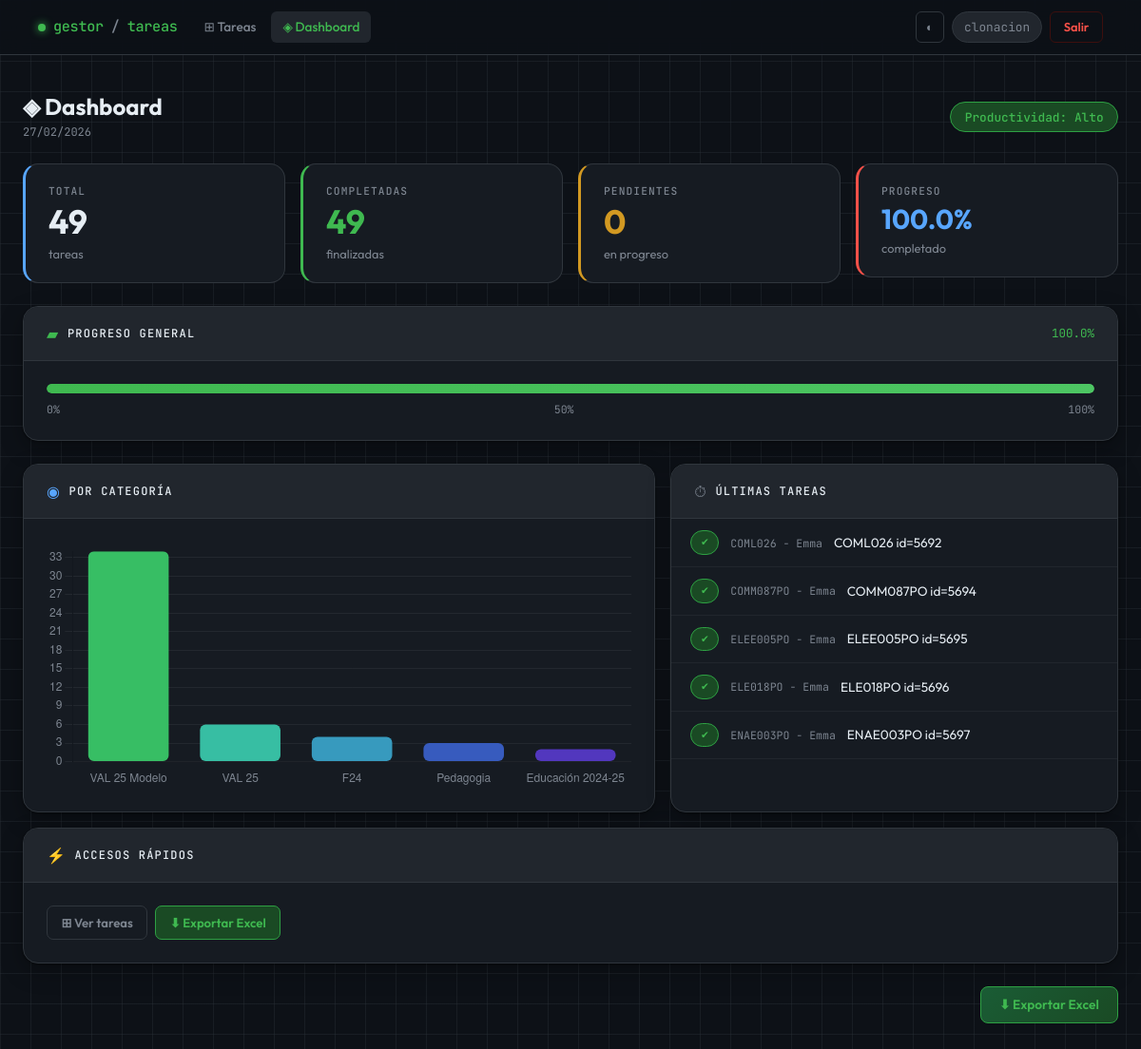
The app's page /dashboard (signed in) with its own data.
### tables this page shows
CREATE TABLE tareas (
            id INTEGER PRIMARY KEY AUTOINCREMENT,
            descripcion TEXT NOT NULL,
            categoria TEXT,
            fecha TEXT,
            completada INTEGER DEFAULT 0,
            codigo TEXT,
            usuario_id INTEGER,
            FOREIGN KEY (usuario_id) REFERENCES usuarios(id)
        );

### app_web.py (the view)
@app.route("/dashboard")
@login_required
def dashboard():
    user_id = session.get("user_id")
    es_admin = session.get("es_admin")
    conn = get_connection()
    cursor = conn.cursor()
    if es_admin == 1:
        filtro = ""
        params = ()
    else:
        filtro = "WHERE usuario_id = ?"
        params = (user_id,)
    cursor.execute(f"""
        SELECT
            COUNT(*) as total,
            SUM(CASE WHEN completada = 1 THEN 1 ELSE 0 END) as completadas
        FROM tareas
        {filtro}
    """, params)
    stats = cursor.fetchone()
    total = stats["total"] or 0
    completadas = stats["completadas"] or 0
    pendientes = total - completadas
    porcentaje = round((completadas / total) * 100, 1) if total > 0 else 0
    if porcentaje > 70:
        nivel, color_nivel = "Alto", "success"
    elif porcentaje > 40:
        nivel, color_nivel = "Medio", "warning"
    else:
        nivel, color_nivel = "Bajo", "danger"
    cursor.execute(f"""
        SELECT * FROM tareas
        {filtro}
        ORDER BY id DESC
        LIMIT 5
    """, params)
    ultimas_tareas = cursor.fetchall()
    cursor.execute(f"""
        SELECT categoria, COUNT(*) as cantidad
        FROM tareas
        {filtro}
        GROUP BY categoria
        ORDER BY cantidad DESC
    """, params)
    datos_categorias = cursor.fetchall()
    categorias = [fila["categoria"] if fila["categoria"] else "General" for fila in datos_categorias]
    cantidades = [fila["cantidad"] for fila in datos_categorias]
    fecha_actual = datetime.now().strftime("%d/%m/%Y")
    conn.close()
    return render_template("dashboard.html",
                           total=total,
                           completadas=completadas,
                           pendientes=pendientes,
                           porcentaje=porcentaje,
                           nivel=nivel,
                           color_nivel=color_nivel,
                           fecha_actual=fecha_actual,
                           ultimas_tareas=ultimas_tareas,
                           categorias=categorias,
                           cantidades=cantidades)

### app_web.py (called while the page is built)
def get_connection():
    conn = sqlite3.connect(DB_NAME)
    conn.row_factory = sqlite3.Row
    return conn

def login_required(f):
    @wraps(f)
    def decorated_function(*args, **kwargs):
        if "user_id" not in session:
            return redirect(url_for("login"))
        return f(*args, **kwargs)
    return decorated_function

### templates/dashboard.html (shortened to what this page needs)
{% extends "base.html" %}
{% block content %}
<div class="d-flex align-items-center justify-content-between mb-4 flex-wrap gap-2">
  <div>
    <h4 style="font-weight:700; margin:0;">◈ Dashboard</h4>
    <div style="font-family:var(--mono); font-size:.75rem; color:var(--text-muted); margin-top:.2rem;">
      {{ fecha_actual }}
    </div>
  </div>
  <span class="badge-g badge-{{ 'done' if color_nivel=='success' else ('pending' if color_nivel=='warning' else 'cat') }}"
        style="font-size:.8rem; padding:.35rem .9rem;">
    Productividad: {{ nivel }}
  </span>
</div>
<div class="row g-3 mb-4">
  <div class="col-6 col-md-3">
    <div class="stat-card blue">
      <div class="stat-label">Total</div>
      <div class="stat-value">{{ total }}</div>
      <div style="font-size:.8rem; color:var(--text-muted);">tareas</div>
    </div>
  </div>
  <div class="col-6 col-md-3">
    <div class="stat-card green">
      <div class="stat-label">Completadas</div>
      <div class="stat-value" style="color:var(--accent);">{{ completadas }}</div>
      <div style="font-size:.8rem; color:var(--text-muted);">finalizadas</div>
    </div>
  </div>
  <div class="col-6 col-md-3">
    <div class="stat-card amber">
      <div class="stat-label">Pendientes</div>
      <div class="stat-value" style="color:var(--amber);">{{ pendientes }}</div>
      <div style="font-size:.8rem; color:var(--text-muted);">en progreso</div>
    </div>
  </div>
  <div class="col-6 col-md-3">
    <div class="stat-card red">
      <div class="stat-label">Progreso</div>
      <div class="stat-value" style="color:var(--blue); font-size:1.8rem;">{{ porcentaje }}%</div>
      <div style="font-size:.8rem; color:var(--text-muted);">completado</div>
    </div>
  </div>
</div>
<div class="gcard mb-4">
  <div class="gcard-header">
    <span style="color:var(--accent)">▰</span>
    <span class="gcard-title">Progreso general</span>
    <span style="margin-left:auto; font-family:var(--mono); font-size:.78rem; color:var(--accent);">
      {{ porcentaje }}%
    </span>
  </div>
  <div class="gcard-body">
    <div style="height:10px; background:var(--bg3); border-radius:99px; overflow:hidden;">
      <div style="height:100%; width:{{ porcentaje }}%; background:linear-gradient(90deg,var(--accent),#4dc663);
                  border-radius:99px; transition:width 1s ease;"></div>
    </div>
    <div class="d-flex justify-content-between mt-2" style="font-family:var(--mono); font-size:.72rem; color:var(--text-muted);">
      <span>0%</span><span>50%</span><span>100%</span>
    </div>
  </div>
</div>
<div class="row g-3">
  <div class="col-lg-7">
    <div class="gcard h-100">
      <div class="gcard-header">
        <span style="color:var(--blue)">◉</span>
        <span class="gcard-title">Por categoría</span>
      </div>
      <div class="gcard-body">
        <canvas id="chartCat" style="max-height:260px;"></canvas>
      </div>
    </div>
  </div>
  <div class="col-lg-5">
    <div class="gcard h-100">
      <div class="gcard-header">
        <span style="color:var(--text-muted)">⏱</span>
        <span class="gcard-title">Últimas tareas</span>
      </div>
      <div class="gcard-body p-0">
        <ul style="list-style:none; margin:0; padding:0;">
          {% for t in ultimas_tareas %}
          <li style="display:flex; align-items:center; gap:.75rem;
                     padding:.75rem 1.25rem; border-bottom:1px solid var(--border-soft);">
            {% if t[4]==1 %}
              <span class="badge-g badge-done" style="flex-shrink:0; font-size:.65rem;">✔</span>
            {% else %}
              <span class="badge-g badge-pending" style="flex-shrink:0; font-size:.65rem;">●</span>
            {% endif %}
            <span style="font-family:var(--mono); font-size:.72rem; color:var(--text-muted); flex-shrink:0;">
              {{ t[5] if t[5] else '—' }}
            </span>
            <span style="font-size:.85rem; overflow:hidden; text-overflow:ellipsis; white-space:nowrap;">
              {{ t[1] }}
            </span>
          </li>
          {% else %}
          <li style="padding:2rem; text-align:center; color:var(--text-muted); font-size:.85rem;">
            Sin tareas recientes.
          </li>
          {% endfor %}
        </ul>
      </div>
    </div>
  </div>
</div>
<div class="gcard mt-3">
  <div class="gcard-header">
    <span style="color:var(--text-muted)">⚡</span>
    <span class="gcard-title">Accesos rápidos</span>
  </div>
  <div class="gcard-body">
    <div class="d-flex flex-wrap gap-2">
      <a href="/" class="btn btn-g-ghost">⊞ Ver tareas</a>
      <a href="/exportar" class="btn btn-g-success">⬇ Exportar Excel</a>
    </div>
  </div>
</div>
{% endblock %}
{% block scripts %}
<script>
  const cats  = {{ categorias | tojson }};
  const cnts  = {{ cantidades | tojson }};
  const isLight = document.body.classList.contains('light');
  const gridColor = isLight ? 'rgba(0,0,0,.08)' : 'rgba(255,255,255,.06)';
  const textColor = isLight ? '#636c76' : '#7d8590';
  new Chart(document.getElementById('chartCat'), {
    type: 'bar',
    data: {
      labels: cats,
      datasets: [{
        label: 'Tareas',
        data: cnts,
        backgroundColor: cats.map((_,i)=>`hsl(${140 + i*28},55%,${isLight?38:48}%)`),
        borderRadius: 6,
        borderSkipped: false,
      }]
    },
    options: {
      responsive: true,
      plugins: {
        legend: { display: false },
        tooltip: {
          backgroundColor: '#161b22',
          borderColor: '#30363d',
          borderWidth: 1,
          titleColor: '#e6edf3',
          bodyColor: '#7d8590',
        }
      },
      scales: {
        y: {
          beginAtZero: true,
          ticks: { color: textColor, stepSize: 1 },
          grid: { color: gridColor },
        },
        x: {
          ticks: { color: textColor },
          grid: { display: false },
        }
      }
    }
  });
</script>
{% endblock %}

### templates/base.html (style rules this page uses)
:root { --bg: #0d1117; --bg2: #161b22; --bg3: #21262d; --border: #30363d; --border-soft: #21262d; --text: #e6edf3; --text-muted: #7d8590; --text-dim: #484f58; --accent: #3fb950; --accent-dim: #1a4a24; --accent-glow: rgba(63,185,80,.18); --amber: #d29922; --amber-dim: #3d2e00; --red: #f85149; --red-dim: #3d0f0e; --blue: #58a6ff; --blue-dim: #0d2040; --radius: 10px; --radius-lg: 16px; --shadow: 0 1px 3px rgba(0,0,0,.4), 0 8px 24px rgba(0,0,0,.3); --font: 'Outfit', sans-serif; --mono: 'JetBrains Mono', monospace; --transition: .18s cubic-bezier(.4,0,.2,1); }
*, *::before, *::after { box-sizing: border-box; }
html { scroll-behavior: smooth; }
body { font-family: var(--font); background: var(--bg); color: var(--text); min-height: 100vh; margin: 0; }
body::before { content: ''; position: fixed; inset: 0; background-image: linear-gradient(rgba(48,54,61,.35) 1px, transparent 1px), linear-gradient(90deg, rgba(48,54,61,.35) 1px, transparent 1px); background-size: 32px 32px; pointer-events: none; z-index: 0; }
.gcard { background: var(--bg2); border: 1px solid var(--border); border-radius: var(--radius-lg); box-shadow: var(--shadow); overflow: hidden; transition: border-color var(--transition); }
.gcard-body { padding: 1.5rem; }
.gcard-header { padding: 1rem 1.5rem; border-bottom: 1px solid var(--border); background: var(--bg3); display: flex; align-items: center; gap: .6rem; }
.gcard-title { font-family: var(--mono); font-size: .75rem; font-weight: 500; letter-spacing: .1em; text-transform: uppercase; margin: 0; }
.btn { font-family: var(--font); font-weight: 600; font-size: .82rem; border-radius: 7px; padding: .45rem .9rem; transition: all var(--transition); border: 1px solid transparent; cursor: pointer; text-decoration: none; display: inline-flex; align-items: center; gap: .3rem; }
.btn-g-success { background: var(--accent-dim); color: var(--accent); border-color: #2ea043; }
.btn-g-ghost { background: transparent; color: var(--text-muted); border-color: var(--border); }
.badge-g { font-family: var(--mono); font-size: .7rem; font-weight: 500; padding: .25rem .6rem; border-radius: 20px; border: 1px solid; display: inline-flex; align-items: center; gap: .3rem; }
.badge-done { background: var(--accent-dim); color: var(--accent); border-color: #2ea043; }
.stat-card { background: var(--bg2); border: 1px solid var(--border); border-radius: var(--radius-lg); padding: 1.25rem 1.5rem; display: flex; flex-direction: column; gap: .4rem; transition: border-color var(--transition), box-shadow var(--transition); }
.stat-card .stat-label { font-family: var(--mono); font-size: .7rem; font-weight: 500; letter-spacing: .1em; text-transform: uppercase; color: var(--text-muted); }
.stat-card .stat-value { font-size: 2.2rem; font-weight: 700; line-height: 1; color: var(--text); }
.stat-card.green { border-left: 3px solid var(--accent); }
.stat-card.amber { border-left: 3px solid var(--amber); }
.stat-card.blue { border-left: 3px solid var(--blue); }
.stat-card.red { border-left: 3px solid var(--red); }
.page-wrapper > * { animation: fadeUp .3s ease both; }
.page-wrapper > *:nth-child(1) { animation-delay: .04s; }
.page-wrapper > *:nth-child(2) { animation-delay: .08s; }
.page-wrapper > *:nth-child(3) { animation-delay: .12s; }
.page-wrapper > *:nth-child(4) { animation-delay: .16s; }

### records on screen
tareas: codigo "COML026 - Emma", descripcion "COML026 id=5692"
tareas: codigo "COMM087PO - Emma", descripcion "COMM087PO id=5694"
tareas: codigo "ELEE005PO - Emma", descripcion "ELEE005PO id=5695"
tareas: codigo "ELE018PO - Emma", descripcion "ELE018PO id=5696"
tareas: codigo "ENAE003PO - Emma", descripcion "ENAE003PO id=5697"

### other values on screen
{{ session.get('user', '') }} "clonacion"
{{ nivel }} "Alto"
{{ total }} "49"
{{ completadas }} "49"
{{ pendientes }} "0"
{{ porcentaje }} "100.0"
chart data {{ cantidades | tojson }} [34, 6, 4, 3, 2]
